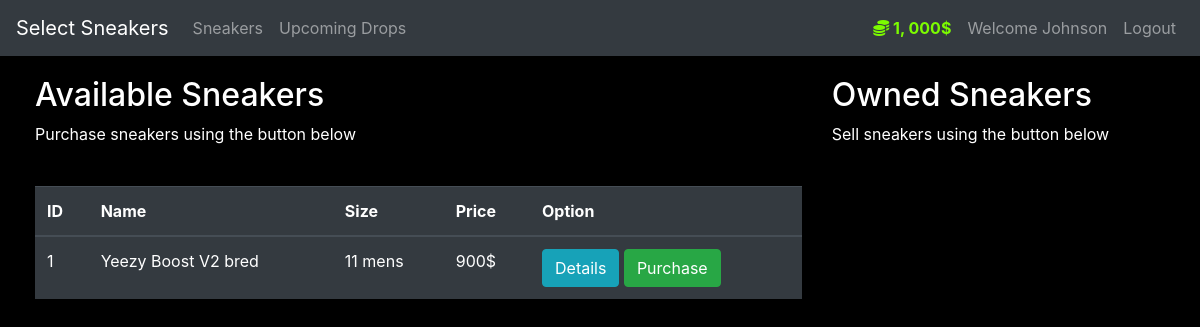
Page /sneakers (signed in) on the committed database.
### SneakerMarket/models.py (models this page shows, shortened)
class User(db.Model, UserMixin):
    id = db.Column(db.Integer(), primary_key = True)
    username= db.Column(db.String(length = 25), nullable = False, unique = True)
    email = db.Column(db.String(length = 30), nullable = False, unique = True)
    password_encrypt = db.Column(db.String(length = 60), nullable = False)
    balance = db.Column(db.Integer(), nullable = False, default = 1000)
    sneakers = db.relationship('Sneaker', backref = 'owned_sneaker', lazy = True)
    @property
    def optimized_balance(self):
        if len(str(self.balance)) >= 4:
            return f'{str(self.balance)[:-3]}, {str(self.balance)[-3:]}$'
        else:
            return f"{self.balance}$"
    @property
    def password(self):
        return self.password

class Sneaker(db.Model):
    id = db.Column(db.Integer(), primary_key = True)
    name = db.Column(db.String(length=30), nullable = False )
    size = db.Column(db.String(length=30), nullable = False)
    price = db.Column(db.Integer(), nullable = False)
    description = db.Column(db.String(length = 1024), nullable = False)
    owner = db.Column(db.Integer(), db.ForeignKey('user.id'))

### SneakerMarket/routes.py (the view, shortened to what this page needs)
@app.route('/sneakers', methods = ['GET', 'POST'])
@login_required
def sneakers():
    purchase_form = PurchaseSneaker() #created instance of PurchaseSneaker()
    sell_form = SellSneaker()  #created instance of SellSneaker()
    if request.method == "GET":
        sneakers = Sneaker.query.filter_by(owner = None)
        owned_sneakers = Sneaker.query.filter_by(owner = current_user.id)
        return render_template('sneaker.html', sneakers = sneakers, purchase_form = purchase_form, owned_sneakers = owned_sneakers, sell_form = sell_form)

### SneakerMarket/models.py (called while the page is built)
@login_manager.user_loader
def load_user(user_id):
    return User.query.get(int(user_id))

### SneakerMarket/templates/sneaker.html (shortened to what this page needs)
{% extends 'template.html'%}
{% block content %}
    <div class="row" style = "margin-top:20px; margin-left:20px">
        <div class="col-8">
            <h2>Available Sneakers</h2>
            <p> Purchase sneakers using the button below</p>
            <br>
            <table class="table table-hover table-dark">
                <thead>
                    <tr>
                        <th scope="col">ID</th>
                        <th scope="col">Name</th>
                        <th scope="col">Size</th>
                        <th scope="col">Price</th>
                        <th scope="col">Option</th>
                    </tr>
                </thead>
                <tbody>
                    {%for sneaker in sneakers %}
                        <tr>
                            <td>{{ sneaker.id }}</td>
                            <td>{{ sneaker.name }}</td>
                            <td>{{ sneaker.size }}</td>
                            <td>{{ sneaker.price }}$</td>
                            <td>
                                <button class = "btn btn-outline btn-info" data-toggle = "modal" data-target = "#Modal-MoreInfo-{{ sneaker.id }}"> Details </button>
                                <button class = "btn btn-outline btn-success" data-toggle = "modal" data-target = "#Modal-PurchaseConfirm-{{ sneaker.id }}"> Purchase </button>
                            </td>
                        </tr>
                    {% endfor %}
                </tbody>
            </table>
        </div>
        <div class="col-4">
            <h2>Owned Sneakers</h2>
            <p>Sell sneakers using the button below</p>
            <br>
        </div>
    </div>
{% endblock %}

### SneakerMarket/templates/template.html (shortened to what this page needs)
<!doctype html>
<html lang="en">
    <head>
        <link rel="stylesheet" href="https://cdn.jsdelivr.net/npm/bootstrap@4.5.3/dist/css/bootstrap.min.css">
    </head>
    <body>
        <nav class="navbar navbar-expand-md navbar-dark bg-dark">
            <a class="navbar-brand" href="{{url_for('homePage')}}">Select Sneakers</a>
            <div class="collapse navbar-collapse" id="navbarNav">
                <ul class="navbar-nav mr-auto">
                    <li class="nav-item">
                        <a class="nav-link" href="{{url_for('sneakers')}}">Sneakers</a>
                    </li>
                    <li class="nav-item">
                        <a class="nav-link" href="{{url_for('upcomingDrops')}}">Upcoming Drops</a>
                    </li>
                </ul>
                {% if current_user.is_authenticated %}
                    <ul class="navbar-nav">
                        <li class="nav-item">
                            <a class="nav-link" style="color: lawngreen; font-weight: bold">
                                <i class="fas fa-coins">  </i>
                                {{ current_user.optimized_balance }}
                            </a>
                        </li>
                        <li class="nav-item">
                            <a class="nav-link" href="#">Welcome {{current_user.username}}</a>
                        </li>
                        <li class="nav-item">
                            <a class="nav-link" href="{{url_for('logout')}}">Logout</a>
                        </li>
                    </ul>
                {% endif %}
            </div>
        </nav>
        {% block content %}
        {% endblock %}
   </body>
</html>

### SneakerMarket/templates/template.html (style rules this page uses)
body { background-color: black; color: white }

### rows in the picture
User: optimized_balance "1, 000$", username "Johnson"
Sneaker: id "1", name "Yeezy Boost V2 bred", size "11 mens", price "900"
